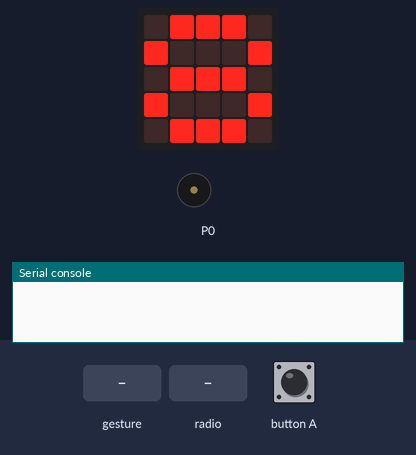
The program below on a simulated BBC micro:bit (MakeCode). Shown: the board's 5×5 LED display, buzzer (waves = sounding), the last lines printed to the serial console. Inputs (shaded band) come from the test bench. Random numbers come from a fixed seed; no radio messages arrive unless stated (any console line starting 'radio sent:' is added by the test bench); a tilt is held for 1.5 s and a shake lasts 1 s, then the board lies face up again; the 48×5 strip is a reading aid, not a part: it shows the text the display is scrolling, unrolled, one strip-width of it at a time.

Above: at 1.6 s.
1.7 s: gesture 'shake'
3.4 s: radio message "Relancer" arrives
At 5.01 s:
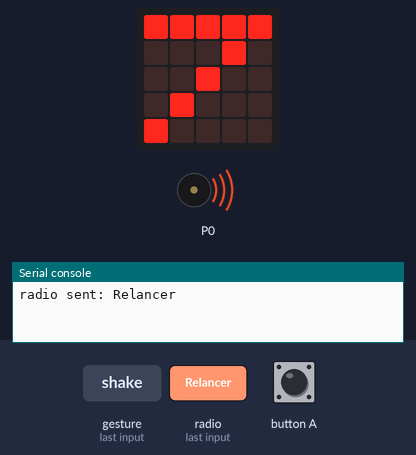
6.4 s: button A pressed for 0.15 s
7.1 s: button A pressed for 0.15 s
At 10.7 s:
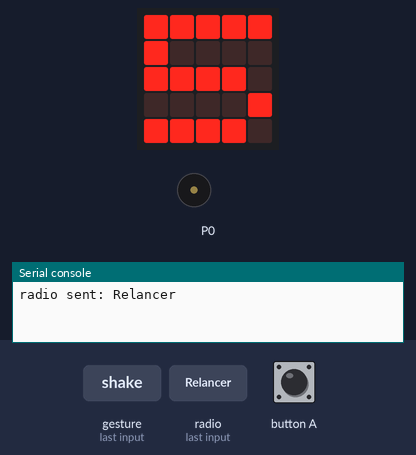
At 17.0 s:
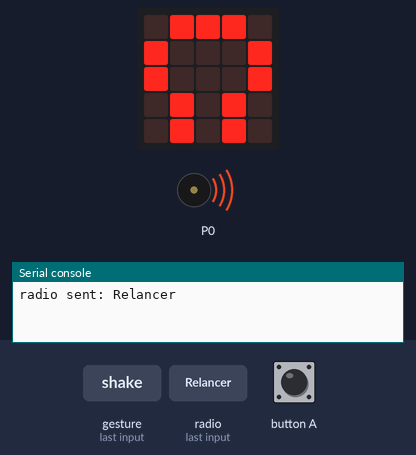
Timing chart, 0 to 17.2 s (numbered marks = the images above; inputs shaded):
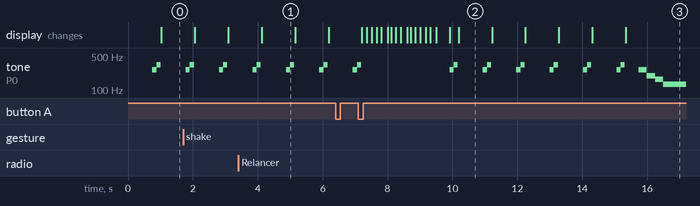

Measured:
- by itself, tone on P0: plays 262 Hz for 0.13 s, 330 Hz for 0.13 s, 262 Hz for 0.13 s, 330 Hz for 0.13 s, 262 Hz for 0.13 s, 330 Hz for 0.13 s … (16 notes in this stretch)
- what the display in image 1 shows lasts 1.1 s, from 4.1 s to 5.2 s

The program:

main.ts
```typescript
input.onButtonPressed(Button.A, function on_button_pressed_a() {
    RelancerCompteur()
})
radio.onReceivedString(function on_received_string(receivedString: string) {
    if (receivedString.compare("Relancer") == 0) {
        RelancerCompteur()
    }

})
input.onGesture(Gesture.Shake, function on_gesture_shake() {
    radio.sendString("Relancer")
})

function RelancerCompteur() {

    Compteur = randint(7, 15)
}

let Compteur = 0
radio.setGroup(1)
RelancerCompteur()
basic.forever(function on_forever() {

    basic.pause(1000)
    Compteur += -1
})
basic.forever(function on_forever2() {
    if (Compteur > 0) {
        basic.showNumber(Compteur)
        music.playTone(262, music.beat(BeatFraction.Quarter))
        music.playTone(330, music.beat(BeatFraction.Quarter))
    } else if (Compteur == 0) {
        basic.showLeds(`
            . # # # .
                        # . . . #
                        # . . . #
                        . # . # .
                        . # . # .
        `)
        music.playTone(262, music.beat(BeatFraction.Half))
        music.playTone(196, music.beat(BeatFraction.Half))
        music.playTone(165, music.beat(BeatFraction.Half))
        music.playTone(131, music.beat(BeatFraction.Breve))
    } else {

    }

})
```

test.ts
```typescript
// les tests vont ici ; cela ne sera pas compilé si ce paquet est utilisé en tant qu'extension.
```
